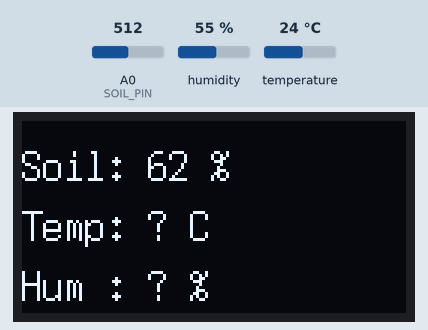
This sketch was run on a simulated Arduino Uno, built with avr-gcc and run on an emulated ATmega328P. Parts: 128×64 one-colour display. Inputs (shaded band) come from the test bench; at power-on: A0 (SOIL_PIN) = 512, humidity 55 %, temperature 24 °C. What the sketch prints to the serial monitor is not drawn.

Above: at 5.6 s.
5.7 s: A0 (SOIL_PIN) set to 716
At 10.8 s:
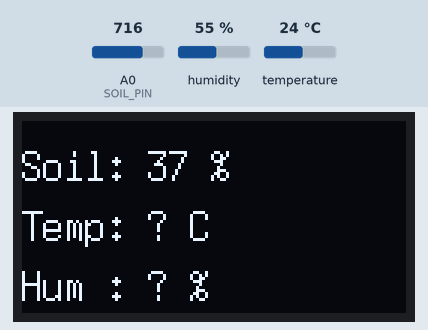
12.4 s: A0 (SOIL_PIN) set to 900
At 15.8 s:
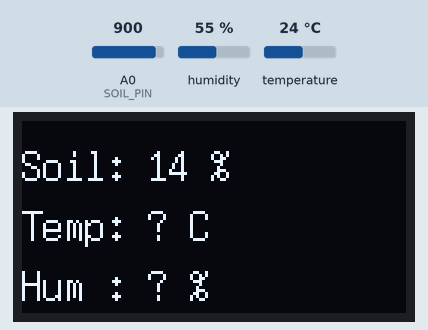
19.1 s: A0 (SOIL_PIN) set to 1023
At 20.7 s:
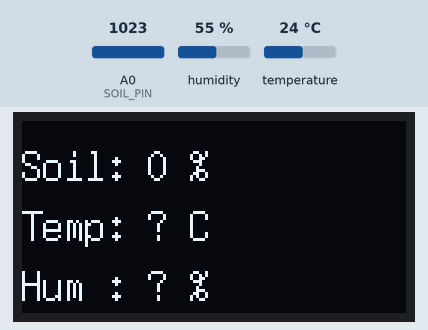
Timing chart, 0 to 22.2 s (numbered marks = the images above; inputs shaded):
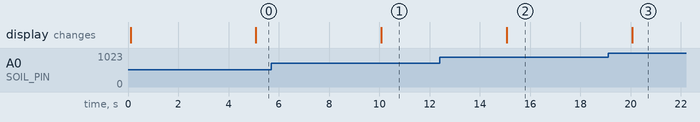

The sketch:

Ardiuno_and_temp_humi_moistuire.ino
```cpp
#include <Wire.h>
#include <U8g2lib.h>
#include <DHT.h>

// ----- OLED (SH1106 I2C) -----
U8G2_SH1106_128X64_NONAME_F_HW_I2C oled(U8G2_R0, U8X8_PIN_NONE);

// ----- DHT22 Sensor -----
#define DHTPIN 2
#define DHTTYPE DHT22
DHT dht(DHTPIN, DHTTYPE);

// ----- Soil Moisture Sensor -----
#define SOIL_PIN A0

// ----- Timers -----
unsigned long lastReadTime = 0;
const unsigned long refreshInterval = 5000; // 5 seconds

// ----- Variables -----
int moisturePercent = 0;
float tempC = 0.0;
float humidity = 0.0;

void setup() {
  Serial.begin(9600);
  dht.begin();
  pinMode(SOIL_PIN, INPUT);

  oled.begin();
  oled.setFont(u8g2_font_7x14_tf);
  oled.clearBuffer();
  oled.drawStr(15, 30, "SOIL MONITOR");
  oled.drawStr(25, 50, "Initializing...");
  oled.sendBuffer();
  delay(2000);
}

void loop() {
  if (millis() - lastReadTime >= refreshInterval) {
    lastReadTime = millis();

    // ----- Soil Moisture -----
    int soilValue = analogRead(SOIL_PIN);
    moisturePercent = map(soilValue, 1023, 200, 0, 100);
    moisturePercent = constrain(moisturePercent, 0, 100);

    // ----- DHT22 -----
    tempC = dht.readTemperature();
    humidity = dht.readHumidity();

    if (isnan(tempC) || isnan(humidity)) {
      Serial.println("❌ DHT22 Error - Check wiring!");
      return;
    }

    // ----- Serial Output -----
    Serial.print("{\"Soil\":");
    Serial.print(moisturePercent);
    Serial.print(",\"Temp\":");
    Serial.print(tempC, 1);
    Serial.print(",\"Hum\":");
    Serial.print(humidity, 1);
    Serial.println("}");

    // ----- OLED Display -----
    oled.firstPage();
    do {
      char soilStr[25];
      sprintf(soilStr, "Soil: %d %%", moisturePercent);
      oled.drawStr(0, 20, soilStr);

      char tempStr[25];
      sprintf(tempStr, "Temp: %.1f C", tempC);
      oled.drawStr(0, 40, tempStr);

      char humStr[25];
      sprintf(humStr, "Hum : %.1f %%", humidity);
      oled.drawStr(0, 60, humStr);
    } while (oled.nextPage());
  }
}
```

Measured:
- after the input at 5.7 s, the display: changes after 4.4 s (image 1)
- after the input at 12.4 s, the display: changes after 2.7 s (image 2)
- after the input at 19.1 s, the display: changes after 0.97 s (image 3)
